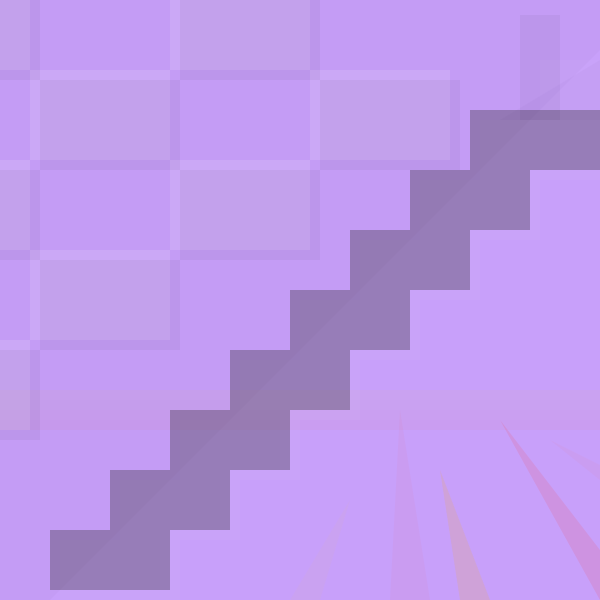
Frame 1 (no input)
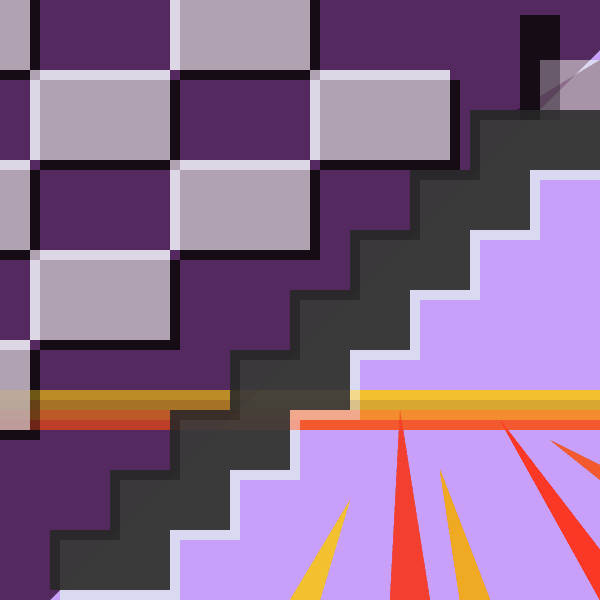
Frame 60 (the mouse pressed at the canvas centre just before this capture)
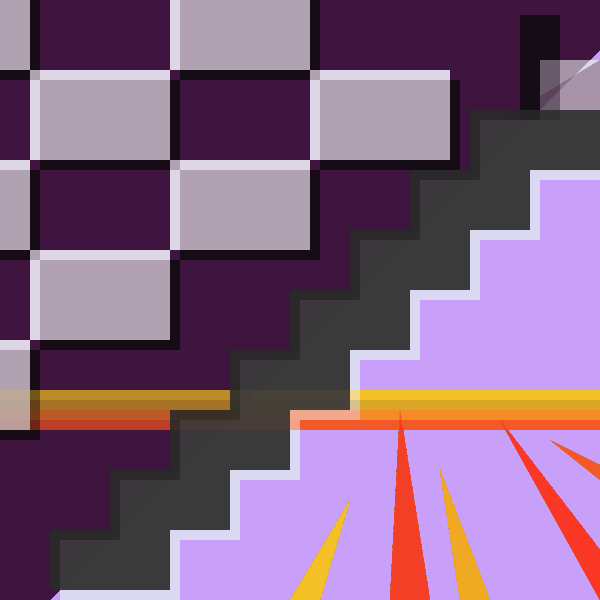
Frame 120 (the mouse held since frame 60 and released just before this capture)

The Processing sketch that drew these frames (run headless with seeded random() and noise(); from frame 60 on, the mouse is pressed at the canvas centre):

// Processing sketch: truman_zon
// ── truman_zon.pde
void setup ()
{
 background (200, 160, 250);
 noStroke ();
 size (600,600);
}
void draw ()
{
  fill(240, 180, 30,10);
 rect (0,400, 600, 10);
  fill(250,200,30,10);
  rect(0,390, 600, 10);
  fill(255, 130, 30,10);
  rect(0,410,600,10);
  fill(255, 70, 30,10);
  rect(0,420,600,10); //horizon
  
  
  fill(255, 70, 30,10);
  triangle(550, 440, 670, 500, 600, 480);
  fill(255, 50, 30, 30);
  triangle(500, 420, 600, 550, 600, 600);
  fill(240, 170, 30, 40);
  triangle(440, 470, 490, 600, 460, 600);
  fill(255, 60, 20, 10);
  triangle (400, 410, 390, 600, 430, 600);
  fill(250,200,30,10);
  triangle(350, 500, 290, 600, 320,600); //zonstroken
  
  
  fill(40, 10, 40,6);
  triangle (0,0,650,0,0,650);
  triangle (500, 120, 600, 60, 600, 120); // donkerpaarse achtergrond
  
 
 fill(220,10);
 rect(60, 540, 120, 60);
 rect(120, 480, 120, 60);
 rect(180, 420, 120, 60);
 rect(240, 360, 120, 60);
 rect(300,300 , 120, 60);
 rect(360, 240, 120, 60);
 rect(420, 180, 120, 60);
 rect(480, 120, 120, 60);
 rect(540, 60, 120, 60); //trap
 
 fill (40, 80);
 rect (50, 530, 120, 60);
 rect (110, 470, 120, 60);
 rect (170, 410, 120, 60);
 rect (230, 350, 120, 60);
 rect (290,290 , 120, 60);
 rect (350, 230, 120, 60);
 rect (410,170, 120, 60);
 rect (470,110, 130, 60); //schaduw
        
fill(10,10);
rect(520, 15, 40, 105); //deur

 fill (255,30);
 rect (0, 0, 30, 70);
 rect (30,70, 140, 90);
 rect (170, 0, 140, 70);
 rect(310, 70, 140, 90);
 rect(170, 160, 140, 90); 
 rect(30,250,140,90);
 rect(0,160,30,90);
 rect(0,340,30,90); //wolkenpatroon
 
 fill(0,10);
 rect (0, 0, 40, 80);
 rect(40,80,140,90);
 rect(180,0,140,80);
 rect(320,80,140,90);
 rect(180,170,140,90);
 rect(40,260,140,90);
 rect(0,170,40,90);
 rect(0,350,40,90); //schaduw wolken
 
 
 
 
 
 
}
